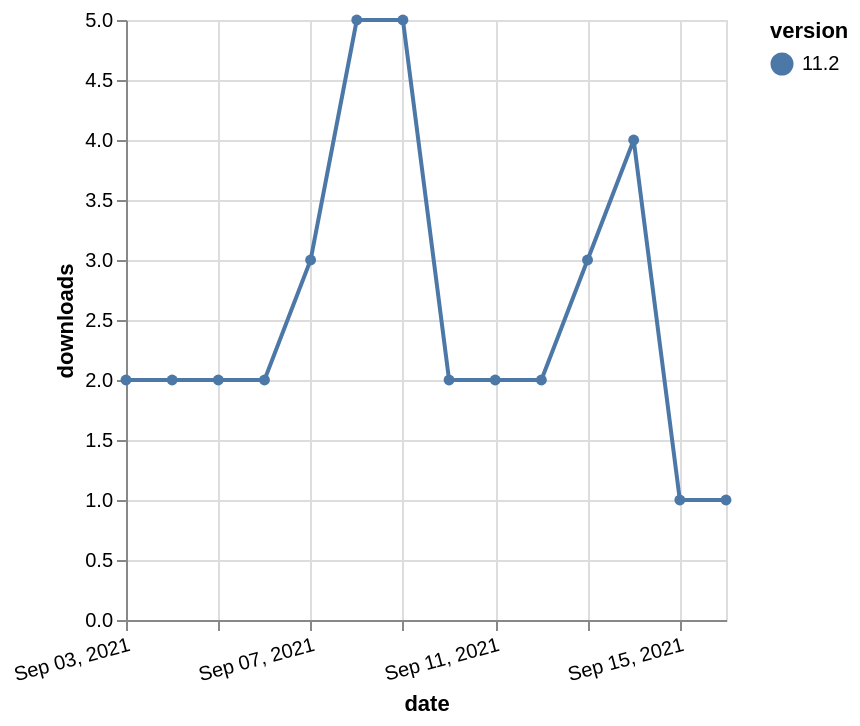

Write the Vega-Lite specification saved for this chart.
### Vega-Lite specification from a JSON file in a GitHub repository (floating-point values rounded to 4 significant figures)
{"$schema": "https://vega.github.io/schema/vega-lite/v5.json", "description": "A simple bar chart with embedded data.", "data": {"values": [{"date": "2021-09-03", "total": 2141, "delta": 2, "version": "11.2"}, {"date": "2021-09-04", "total": 2143, "delta": 2, "version": "11.2"}, {"date": "2021-09-05", "total": 2145, "delta": 2, "version": "11.2"}, {"date": "2021-09-06", "total": 2147, "delta": 2, "version": "11.2"}, {"date": "2021-09-07", "total": 2150, "delta": 3, "version": "11.2"}, {"date": "2021-09-08", "total": 2155, "delta": 5, "version": "11.2"}, {"date": "2021-09-09", "total": 2160, "delta": 5, "version": "11.2"}, {"date": "2021-09-10", "total": 2162, "delta": 2, "version": "11.2"}, {"date": "2021-09-11", "total": 2164, "delta": 2, "version": "11.2"}, {"date": "2021-09-12", "total": 2166, "delta": 2, "version": "11.2"}, {"date": "2021-09-13", "total": 2169, "delta": 3, "version": "11.2"}, {"date": "2021-09-14", "total": 2173, "delta": 4, "version": "11.2"}, {"date": "2021-09-15", "total": 2174, "delta": 1, "version": "11.2"}, {"date": "2021-09-16", "total": 2175, "delta": 1, "version": "11.2"}]}, "width": "container", "mark": {"type": "line", "point": {"filled": true}}, "encoding": {"x": {"field": "date", "type": "temporal", "timeUnit": "yearmonthdate", "title": "date", "axis": {"labelAngle": -15}}, "y": {"field": "delta", "type": "quantitative", "title": "downloads"}, "color": {"field": "version", "type": "nominal"}, "tooltip": {"field": "delta"}}}
